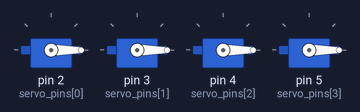
This program was run on a simulated Arduino Uno, built with avr-gcc and run on an emulated ATmega328P. Parts: 4 × servo.

Above: at 1.05 s.
At 1.15 s:
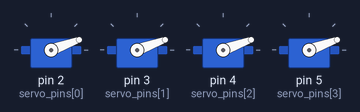
At 1.25 s:
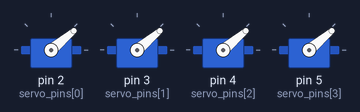
At 1.5 s:
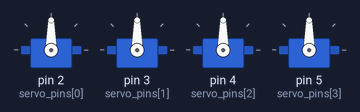
At 1.7 s:
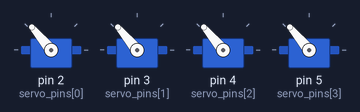
At 1.95 s:
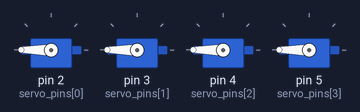
Timing chart, 0 to 4.0 s (numbered marks = the images above):
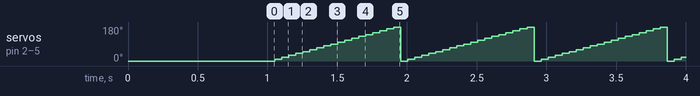

Measured:
- by itself, servo on pin 2 (servo_pins[0]), servo on pin 3 (servo_pins[1]), servo on pin 4 (servo_pins[2]), servo on pin 5 (servo_pins[3]): repeats every 0.96 s: 20° 0.05 s, 30° 0.05 s, 40° 0.05 s, 50° 0.05 s, 60° 0.05 s, 70° 0.05 s, 80° 0.05 s, 90° 0.05 s, 100° 0.05 s, 110° 0.05 s, 120° 0.05 s, 130° 0.05 s, 140° 0.05 s, 150° 0.05 s, 160° 0.05 s, 170° 0.05 s, 180° 0.05 s, 0° 0.05 s, 10° 0.05 s

The program:

main.cpp
```cpp
#include <Arduino.h>
#include <Servo.h>

const int servo_num = 4;
Servo servos[servo_num];

void all_servo_write(int angle) {
  for(int i = 0; i < servo_num; i++) {
    servos[i].write(angle);
  }
}

void setup() {
  const int servo_pins[servo_num] = {2, 3, 4, 5};

  for(int i = 0; i < servo_num; i++) {
    servos[i].attach(servo_pins[i], 500, 2400);
  }

  all_servo_write(0);
  delay(1000);
}


void loop() {
  const unsigned long delay_time_ms = 0.05 * 1000UL;
  const int angle_min = 0;
  const int angle_max = 180;
  const int delta_angle = 10;

  for (int angle = angle_min; angle <= angle_max; angle+=delta_angle) {
    all_servo_write(angle);
    delay(delay_time_ms);
  }
}
```
